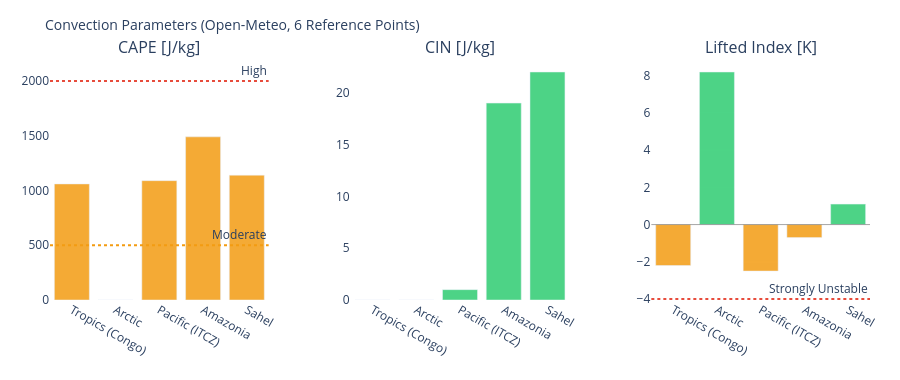

Notebook source saved alongside this figure:
### Markdown cell above
---
## 3. Visualizations

### Code cell
# ============================================================
# CAPE / CIN / LIFTED INDEX – Convection potential
# ============================================================

if not df_atm.empty:
    fig = make_subplots(
        rows=1, cols=3,
        subplot_titles=['CAPE [J/kg]', 'CIN [J/kg]', 'Lifted Index [K]'],
        horizontal_spacing=0.1
    )
    pts = df_atm['point'].tolist()
    pt_colors = ['#E85D24','#185FA5','#888780','#378ADD','#639922','#F2A623']

    # CAPE – höher = mehr Gewitterpotential
    cape_vals = df_atm['cape'].fillna(0).tolist()
    cape_colors = ['#e74c3c' if v > 2000 else '#f39c12' if v > 500 else '#2ecc71'
                   for v in cape_vals]
    fig.add_trace(go.Bar(x=pts, y=cape_vals, marker_color=cape_colors,
                         opacity=0.85, showlegend=False), row=1, col=1)
    fig.add_hline(y=2000, line_dash='dot', line_color='#e74c3c',
                  annotation_text='High', row=1, col=1)
    fig.add_hline(y=500,  line_dash='dot', line_color='#f39c12',
                  annotation_text='Moderate', row=1, col=1)

    # CIN – negativer = stärker gedeckelt (weniger Auslöse)
    cin_vals = df_atm['cin'].fillna(0).tolist()
    cin_colors = ['#e74c3c' if v < -200 else '#f39c12' if v < -50 else '#2ecc71'
                  for v in cin_vals]
    fig.add_trace(go.Bar(x=pts, y=cin_vals, marker_color=cin_colors,
                         opacity=0.85, showlegend=False), row=1, col=2)

    # Lifted Index – negativ = instabil
    li_vals = df_atm['li'].fillna(0).tolist()
    li_colors = ['#e74c3c' if v < -4 else '#f39c12' if v < 0 else '#2ecc71'
                 for v in li_vals]
    fig.add_trace(go.Bar(x=pts, y=li_vals, marker_color=li_colors,
                         opacity=0.85, showlegend=False), row=1, col=3)
    fig.add_hline(y=0, line_color='gray', line_width=0.7, row=1, col=3)
    fig.add_hline(y=-4, line_dash='dot', line_color='#e74c3c',
                  annotation_text='Strongly Unstable', row=1, col=3)

    fig.update_layout(
        title=dict(text='Convection Parameters (Open-Meteo, 6 Reference Points)', font=dict(size=14)),
        height=380, plot_bgcolor='rgba(0,0,0,0)', paper_bgcolor='rgba(0,0,0,0)',
        margin=dict(l=50, r=30, t=60, b=80)
    )
    fig.update_xaxes(tickangle=30)
    fig.show()

### Figure 1 — Plotly figure (JSON) as saved in the notebook; plotly's stock layout.template omitted (floating-point values rounded to 4 significant figures)
{"data": [{"marker": {"color": ["#f39c12", "#2ecc71", "#f39c12", "#f39c12", "#f39c12"]}, "opacity": 0.85, "showlegend": false, "type": "bar", "x": ["Tropics (Congo)", "Arctic", "Pacific (ITCZ)", "Amazonia", "Sahel"], "xaxis": "x", "y": [1060.0, 0.0, 1090.0, 1490.0, 1140.0], "yaxis": "y"}, {"marker": {"color": ["#2ecc71", "#2ecc71", "#2ecc71", "#2ecc71", "#2ecc71"]}, "opacity": 0.85, "showlegend": false, "type": "bar", "x": ["Tropics (Congo)", "Arctic", "Pacific (ITCZ)", "Amazonia", "Sahel"], "xaxis": "x2", "y": [0.0, 0.0, 1.0, 19.0, 22.0], "yaxis": "y2"}, {"marker": {"color": ["#f39c12", "#2ecc71", "#f39c12", "#f39c12", "#2ecc71"]}, "opacity": 0.85, "showlegend": false, "type": "bar", "x": ["Tropics (Congo)", "Arctic", "Pacific (ITCZ)", "Amazonia", "Sahel"], "xaxis": "x3", "y": [-2.2, 8.2, -2.5, -0.7, 1.1], "yaxis": "y3"}], "layout": {"annotations": [{"font": {"size": 16}, "showarrow": false, "text": "CAPE [J/kg]", "x": 0.1333, "xanchor": "center", "xref": "paper", "y": 1.0, "yanchor": "bottom", "yref": "paper"}, {"font": {"size": 16}, "showarrow": false, "text": "CIN [J/kg]", "x": 0.5, "xanchor": "center", "xref": "paper", "y": 1.0, "yanchor": "bottom", "yref": "paper"}, {"font": {"size": 16}, "showarrow": false, "text": "Lifted Index [K]", "x": 0.8667, "xanchor": "center", "xref": "paper", "y": 1.0, "yanchor": "bottom", "yref": "paper"}, {"showarrow": false, "text": "High", "x": 1, "xanchor": "right", "xref": "x domain", "y": 2000, "yanchor": "bottom", "yref": "y"}, {"showarrow": false, "text": "Moderate", "x": 1, "xanchor": "right", "xref": "x domain", "y": 500, "yanchor": "bottom", "yref": "y"}, {"showarrow": false, "text": "Strongly Unstable", "x": 1, "xanchor": "right", "xref": "x3 domain", "y": -4, "yanchor": "bottom", "yref": "y3"}], "height": 380, "margin": {"b": 80, "l": 50, "r": 30, "t": 60}, "paper_bgcolor": "rgba(0,0,0,0)", "plot_bgcolor": "rgba(0,0,0,0)", "shapes": [{"line": {"color": "#e74c3c", "dash": "dot"}, "type": "line", "x0": 0, "x1": 1, "xref": "x domain", "y0": 2000, "y1": 2000, "yref": "y"}, {"line": {"color": "#f39c12", "dash": "dot"}, "type": "line", "x0": 0, "x1": 1, "xref": "x domain", "y0": 500, "y1": 500, "yref": "y"}, {"line": {"color": "gray", "width": 0.7}, "type": "line", "x0": 0, "x1": 1, "xref": "x3 domain", "y0": 0, "y1": 0, "yref": "y3"}, {"line": {"color": "#e74c3c", "dash": "dot"}, "type": "line", "x0": 0, "x1": 1, "xref": "x3 domain", "y0": -4, "y1": -4, "yref": "y3"}], "title": {"font": {"size": 14}, "text": "Convection Parameters (Open-Meteo, 6 Reference Points)"}, "xaxis": {"anchor": "y", "domain": [0.0, 0.2667], "tickangle": 30}, "xaxis2": {"anchor": "y2", "domain": [0.3667, 0.6333], "tickangle": 30}, "xaxis3": {"anchor": "y3", "domain": [0.7333, 1.0], "tickangle": 30}, "yaxis": {"anchor": "x", "domain": [0.0, 1.0]}, "yaxis2": {"anchor": "x2", "domain": [0.0, 1.0]}, "yaxis3": {"anchor": "x3", "domain": [0.0, 1.0]}}}
